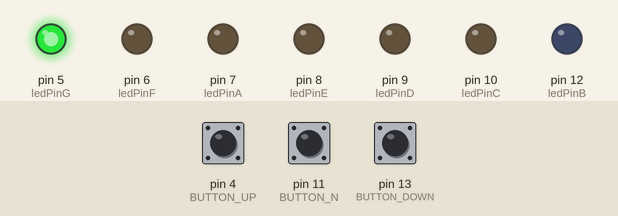
Recording of a sketch running on a simulated Arduino Uno, built with avr-gcc and run on an emulated ATmega328P. On the bench: output pins drawn as LEDs (lit = HIGH). The test bench sets the inputs (shaded band); at power-on: pin 4 (BUTTON_UP) LOW, pin 11 (BUTTON_N) LOW, pin 13 (BUTTON_DOWN) LOW.

Above: at 1.2 s.
1.3 s: pin 4 (BUTTON_UP) pulled HIGH for 0.15 s
At 2.4 s:
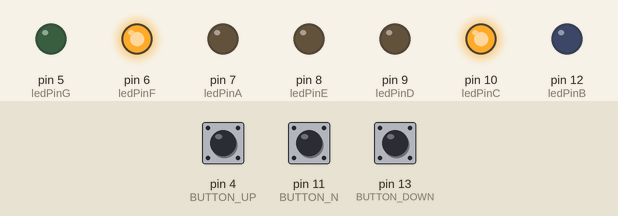
2.9 s: pin 11 (BUTTON_N) pulled HIGH for 0.15 s
At 3.6 s:
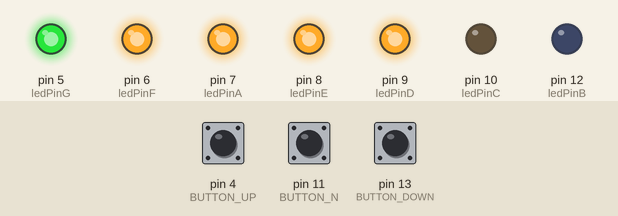
4.5 s: pin 4 (BUTTON_UP) pulled HIGH for 1 s
At 4.9 s:
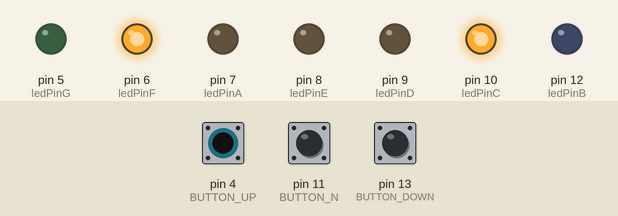
7.0 s: pin 4 (BUTTON_UP) pulled HIGH for 0.15 s
At 8.0 s:
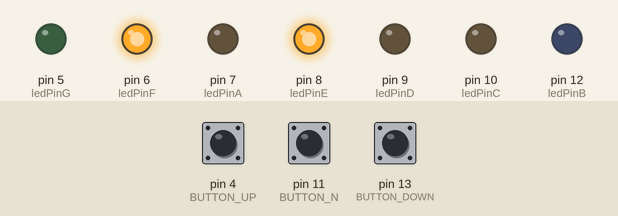
8.6 s: pin 4 (BUTTON_UP) pulled HIGH for 3.2 s
At 9.2 s:
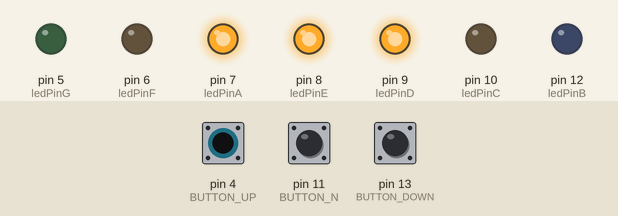
13.3 s: pin 4 (BUTTON_UP) pulled HIGH for 0.15 s
At 14.0 s:
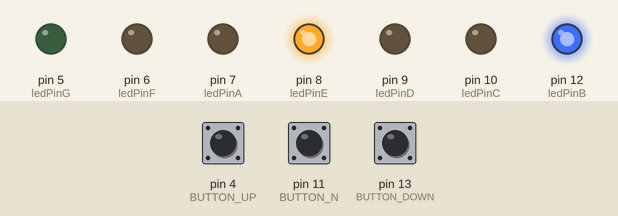
Timing chart, 0 to 15.9 s (numbered marks = the images above; inputs shaded):
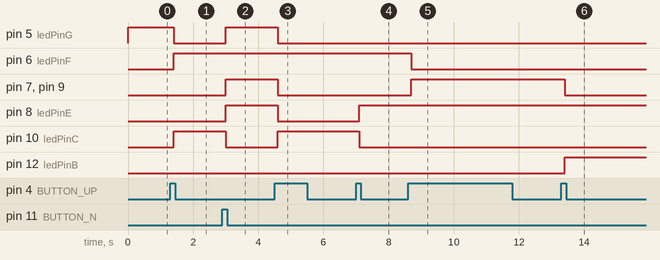

The sketch:

Gear_Indicator_AG.ino
```cpp
#define BUTTON_DOWN 13
#define BUTTON_UP 4
#define BUTTON_N 11

int ledPinA = 7;
int ledPinB = 12;
int ledPinC = 10;
int ledPinD = 9;
int ledPinE = 8;
int ledPinF = 6;
int ledPinG = 5;

int val_up = 0;
int val_down = 0;
int val_n = 0;
int old_val_n = 0;
int old_val_down = 0;
int old_val_up = 0;
int gear = 0;
// The setup() method runs once, when the sketch starts

void setup()
{
  pinMode(BUTTON_N, INPUT);
  pinMode(BUTTON_UP, INPUT);
  pinMode(BUTTON_DOWN, INPUT);

  pinMode(ledPinA, OUTPUT);
  pinMode(ledPinB, OUTPUT);
  pinMode(ledPinC, OUTPUT);
  pinMode(ledPinD, OUTPUT);
  pinMode(ledPinE, OUTPUT);
  pinMode(ledPinF, OUTPUT);
  pinMode(ledPinG, OUTPUT);
}

void led0()
{
  digitalWrite(ledPinA, LOW);
  digitalWrite(ledPinB, LOW);
  digitalWrite(ledPinC, LOW);
  digitalWrite(ledPinD, LOW);
  digitalWrite(ledPinE, LOW);
  digitalWrite(ledPinF, LOW);
  digitalWrite(ledPinG, HIGH);
}
void led1()
{
  digitalWrite(ledPinA, HIGH);
  digitalWrite(ledPinB, LOW);
  digitalWrite(ledPinC, LOW);
  digitalWrite(ledPinD, HIGH);
  digitalWrite(ledPinE, HIGH);
  digitalWrite(ledPinF, HIGH);
  digitalWrite(ledPinG, HIGH);
}
void led2()
{
  digitalWrite(ledPinA, LOW);
  digitalWrite(ledPinB, LOW);
  digitalWrite(ledPinC, HIGH);
  digitalWrite(ledPinD, LOW);
  digitalWrite(ledPinE, LOW);
  digitalWrite(ledPinF, HIGH);
  digitalWrite(ledPinG, LOW);
}
void led3()
{
  digitalWrite(ledPinA, LOW);
  digitalWrite(ledPinB, LOW);
  digitalWrite(ledPinC, LOW);
  digitalWrite(ledPinD, LOW);
  digitalWrite(ledPinE, HIGH);
  digitalWrite(ledPinF, HIGH);
  digitalWrite(ledPinG, LOW);
}
void led4()
{
  digitalWrite(ledPinA, HIGH);
  digitalWrite(ledPinB, LOW);
  digitalWrite(ledPinC, LOW);
  digitalWrite(ledPinD, HIGH);
  digitalWrite(ledPinE, HIGH);
  digitalWrite(ledPinF, LOW);
  digitalWrite(ledPinG, LOW);
}
void led5()
{
  digitalWrite(ledPinA, LOW);
  digitalWrite(ledPinB, HIGH);
  digitalWrite(ledPinC, LOW);
  digitalWrite(ledPinD, LOW);
  digitalWrite(ledPinE, HIGH);
  digitalWrite(ledPinF, LOW);
  digitalWrite(ledPinG, LOW);
}
void led6()
{
  digitalWrite(ledPinA, LOW);
  digitalWrite(ledPinB, HIGH);
  digitalWrite(ledPinC, LOW);
  digitalWrite(ledPinD, LOW);
  digitalWrite(ledPinE, LOW);
  digitalWrite(ledPinF, LOW);
  digitalWrite(ledPinG, LOW);
}
void led7()
{
  digitalWrite(ledPinA, LOW);
  digitalWrite(ledPinB, LOW);
  digitalWrite(ledPinC, LOW);
  digitalWrite(ledPinD, HIGH);
  digitalWrite(ledPinE, HIGH);
  digitalWrite(ledPinF, HIGH);
  digitalWrite(ledPinG, HIGH);
}
void led8()
{
  digitalWrite(ledPinA, LOW);
  digitalWrite(ledPinB, LOW);
  digitalWrite(ledPinC, LOW);
  digitalWrite(ledPinD, LOW);
  digitalWrite(ledPinE, LOW);
  digitalWrite(ledPinF, LOW);
  digitalWrite(ledPinG, LOW);
}
void led9()
{
  digitalWrite(ledPinA, LOW);
  digitalWrite(ledPinB, LOW);
  digitalWrite(ledPinC, LOW);
  digitalWrite(ledPinD, LOW);
  digitalWrite(ledPinE, HIGH);
  digitalWrite(ledPinF, LOW);
  digitalWrite(ledPinG, LOW);
}

void setLed(int number)
{
  switch (number)
  {
    case 0:
      led0();
      break;
    case 1:
      led1();
      break;
    case 2:
      led2();
      break;
    case 3:
      led3();
      break;
    case 4:
      led4();
      break;
    case 5:
      led5();
      break;
    case 6:
      led6();
      break;
    case 7:
      led7();
      break;
    case 8:
      led8();
      break;
    case 9:
      led9();
      break;
  }
}

// the loop() method runs over and over again,
// as long as the Arduino has power

void oldloop()
{
  led0();
  led1();
  led2();
  led3();
  led4();
  led5();
  led6();
  led7();
  led8();
  led9();
}

void loop()
{
//neutral

    val_n =  digitalRead(BUTTON_N);
    if ((val_n == HIGH) &&gear<=2)
    {
     gear = HIGH;
      delay(100);
    }

// Gear Up

    val_up = digitalRead(BUTTON_UP);
    if ((val_up == HIGH) && (old_val_up == LOW) &&(gear<6) && (gear>0))
    {
      gear += 1;
      delay(100);
    }

    else if ((val_up == HIGH) && (old_val_up == LOW) &&(gear==0))
    {
      gear += 2;
      delay(100);
    }
    old_val_up = val_up;

// Gear Down

    val_down = digitalRead(BUTTON_DOWN);
    if ((val_down == HIGH) && (old_val_down == LOW)&& (gear>1))
    {
      gear -= 1;
      delay(100);
    }

    else   if ((val_down == HIGH) && (old_val_down == LOW) && (gear==0))
    {
      gear += 1;
      delay(100);
    }
    old_val_down = val_down;

// Max Limit

    if (gear >= 5)
    {
      gear = 5;
    }

    setLed(gear);
}
```

Measured:
- after the input at 1.3 s, pin 5 (ledPinG): HIGH → LOW after 0.10 s; pin 6 (ledPinF), pin 10 (ledPinC): LOW → HIGH after 0.10 s
- after the input at 2.9 s, pin 5 (ledPinG), pin 7 (ledPinA), pin 8 (ledPinE), pin 9 (ledPinD): LOW → HIGH after 0.10 s; pin 10 (ledPinC): HIGH → LOW after 0.10 s
- after the input at 4.5 s, pin 5 (ledPinG), pin 7 (ledPinA), pin 8 (ledPinE), pin 9 (ledPinD): HIGH → LOW after 0.10 s; pin 10 (ledPinC): LOW → HIGH after 0.10 s
- after the input at 7.0 s, pin 8 (ledPinE): LOW → HIGH after 0.10 s; pin 10 (ledPinC): HIGH → LOW after 0.10 s
- after the input at 8.6 s, pin 6 (ledPinF): HIGH → LOW after 0.10 s; pin 7 (ledPinA), pin 9 (ledPinD): LOW → HIGH after 0.10 s
- after the input at 13.3 s, pin 7 (ledPinA), pin 9 (ledPinD): HIGH → LOW after 0.10 s; pin 12 (ledPinB): LOW → HIGH after 0.10 s
